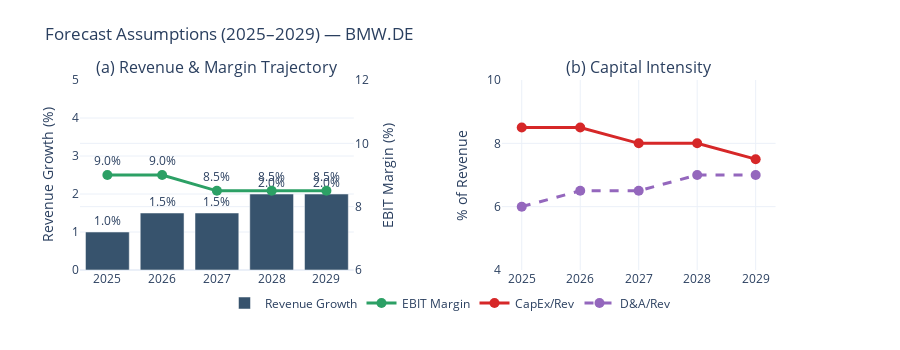

The code cell stored with this chart in its notebook:
### Markdown cell above
### 5.2 Five-Year Free Cash Flow Forecast (2025–2029)

The explicit forecast period projects BMW's financial performance using **balanced assumptions** that reflect EV transition challenges while acknowledging BMW's premium positioning.

#### Assumed Values

| Parameter | Y1 | Y2 | Y3 | Y4 | Y5 | Rationale |
|-----------|-----|-----|-----|-----|-----|-----------|
| Revenue Growth | **1%** | **1.5%** | **1.5%** | **2%** | **2%** | Modest growth; EV price competition |
| EBIT Margin | **9%** | **9%** | **8.5%** | **8.5%** | **8.5%** | Margin compression from current ~14% |
| CapEx/Revenue | **8.5%** | **8.5%** | **8%** | **8%** | **7.5%** | Elevated CapEx for Neue Klasse |
| D&A/Revenue | **6%** | **6.5%** | **6.5%** | **7%** | **7%** | D&A rises with EV asset base |
| ΔNWC/ΔRevenue | **12%** | **12%** | **12%** | **12%** | **12%** | Slightly elevated working capital |
| Tax Rate | **30%** | — | — | — | — | German statutory rate |

**Free Cash Flow Formula:**
$$\text{FCF}_t = \text{NOPAT}_t + \text{D\&A}_t - \text{CapEx}_t - \Delta\text{NWC}_t$$

### Code cell
# =============================================================================
# 5-Year Free Cash Flow Projection (2025-2029)
# =============================================================================

# Base Year Data
base_year = df_annual.index[-1].year
base_revenue = df_annual["Revenue"].iloc[-1]
base_ebit_margin = df_annual["EBIT Margin"].iloc[-1]

# Forecast Assumptions (balanced)
forecast_years = [base_year + i for i in range(1, 6)]
revenue_growth = [0.01, 0.015, 0.015, 0.02, 0.02]  # Modest growth
ebit_margin_forecast = [0.09, 0.09, 0.085, 0.085, 0.085]  # 8.5-9% (moderate compression from current ~14%)
capex_pct = [0.085, 0.085, 0.08, 0.08, 0.075]  # Elevated CapEx for EV transition
da_pct = [0.06, 0.065, 0.065, 0.07, 0.07]  # D&A rises with EV assets
nwc_pct_of_delta_rev = 0.12  # Slightly elevated WC needs
forecast_tax_rate = tax_rate

# Build Forecast Model
forecast_data = []
prev_revenue = base_revenue

for i, year in enumerate(forecast_years):
    revenue = prev_revenue * (1 + revenue_growth[i])
    delta_revenue = revenue - prev_revenue
    ebit = revenue * ebit_margin_forecast[i]
    nopat = ebit * (1 - forecast_tax_rate)
    da = revenue * da_pct[i]
    capex = revenue * capex_pct[i]
    delta_nwc = delta_revenue * nwc_pct_of_delta_rev
    fcf = nopat + da - capex - delta_nwc

    forecast_data.append(
        {
            "Year": year,
            "Revenue": revenue,
            "Revenue Growth": revenue_growth[i],
            "EBIT": ebit,
            "EBIT Margin": ebit_margin_forecast[i],
            "NOPAT": nopat,
            "D&A": da,
            "CapEx": capex,
            "ΔNWC": delta_nwc,
            "FCF": fcf,
            "FCF Margin": fcf / revenue,
        }
    )
    prev_revenue = revenue

df_forecast = pd.DataFrame(forecast_data).set_index("Year")

# =============================================================================
# Visualize Forecast Assumptions
# =============================================================================
fig = plots.forecast_assumptions_chart(
    forecast_years,
    revenue_growth,
    ebit_margin_forecast,
    capex_pct,
    da_pct,
    ticker
)
fig.show()

# Store for later use
dcf_params["df_forecast"] = df_forecast
dcf_params["base_revenue"] = base_revenue
dcf_params["terminal_fcf"] = df_forecast["FCF"].iloc[-1]

### Figure 1 — Plotly figure (JSON) as saved in the notebook; plotly's stock layout.template omitted (floating-point values rounded to 4 significant figures)
{"data": [{"marker": {"color": "rgb(55, 83, 109)"}, "name": "Revenue Growth", "text": ["1.0%", "1.5%", "1.5%", "2.0%", "2.0%"], "textposition": "outside", "type": "bar", "x": ["2025", "2026", "2027", "2028", "2029"], "xaxis": "x", "y": [1, 1.5, 1.5, 2, 2], "yaxis": "y"}, {"line": {"color": "rgb(44, 160, 101)", "width": 3}, "marker": {"size": 10}, "mode": "lines+markers+text", "name": "EBIT Margin", "text": ["9.0%", "9.0%", "8.5%", "8.5%", "8.5%"], "textposition": "top center", "type": "scatter", "x": ["2025", "2026", "2027", "2028", "2029"], "xaxis": "x", "y": [9, 9, 8.5, 8.5, 8.5], "yaxis": "y2"}, {"line": {"color": "rgb(214, 39, 40)", "width": 3}, "marker": {"size": 10}, "mode": "lines+markers", "name": "CapEx/Rev", "type": "scatter", "x": ["2025", "2026", "2027", "2028", "2029"], "xaxis": "x2", "y": [8.5, 8.5, 8, 8, 7.5], "yaxis": "y3"}, {"line": {"color": "rgb(148, 103, 189)", "dash": "dash", "width": 3}, "marker": {"size": 10}, "mode": "lines+markers", "name": "D&A/Rev", "type": "scatter", "x": ["2025", "2026", "2027", "2028", "2029"], "xaxis": "x2", "y": [6, 6.5, 6.5, 7.0, 7.0], "yaxis": "y3"}], "layout": {"annotations": [{"font": {"size": 16}, "showarrow": false, "text": "(a) Revenue & Margin Trajectory", "x": 0.185, "xanchor": "center", "xref": "paper", "y": 1, "yanchor": "bottom", "yref": "paper"}, {"font": {"size": 16}, "showarrow": false, "text": "(b) Capital Intensity", "x": 0.755, "xanchor": "center", "xref": "paper", "y": 1, "yanchor": "bottom", "yref": "paper"}], "height": 350, "legend": {"orientation": "h", "x": 0.5, "xanchor": "center", "y": -0.25, "yanchor": "bottom"}, "margin": {"b": 80, "t": 80}, "title": {"text": "Forecast Assumptions (2025–2029) — BMW.DE"}, "xaxis": {"anchor": "y", "domain": [0, 0.37]}, "xaxis2": {"anchor": "y3", "domain": [0.57, 0.94]}, "yaxis": {"anchor": "x", "domain": [0, 1], "range": [0, 5], "title": {"text": "Revenue Growth (%)"}}, "yaxis2": {"anchor": "x", "overlaying": "y", "range": [6, 12], "side": "right", "title": {"text": "EBIT Margin (%)"}}, "yaxis3": {"anchor": "x2", "domain": [0, 1], "range": [4, 10], "title": {"text": "% of Revenue"}}, "yaxis4": {"anchor": "x2", "overlaying": "y3", "range": [4, 10], "side": "right", "title": {"text": "% of Revenue"}}}}
